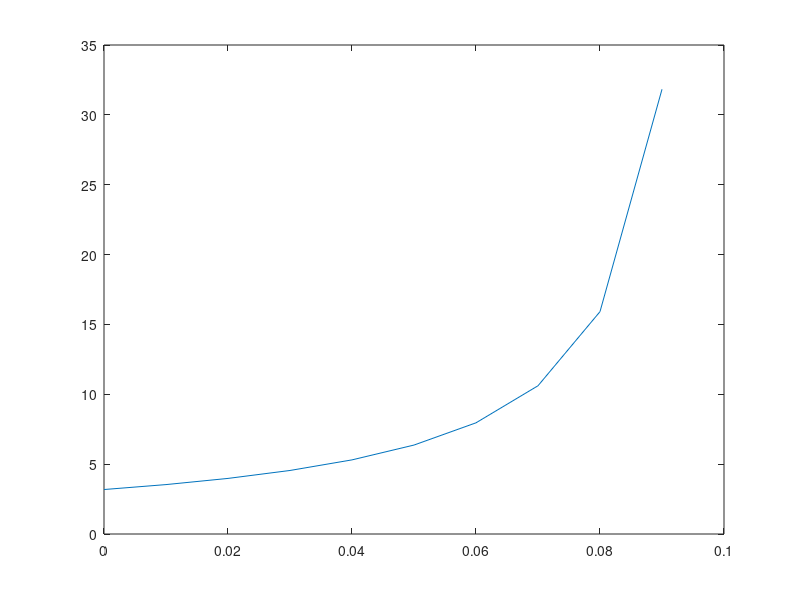

Write MATLAB code to recreate this figure.
H = 0:0.01:0.1;
D=5; % [mm] Diameter of Valve input hole 
F=5; %[kg/s] Flow in 
P = @(h,d) F/(pi*h*d); 
    for j = 1:length(H) 
       press(j)= P(0.1-H(j),D); 
    end 
plot(H,press)